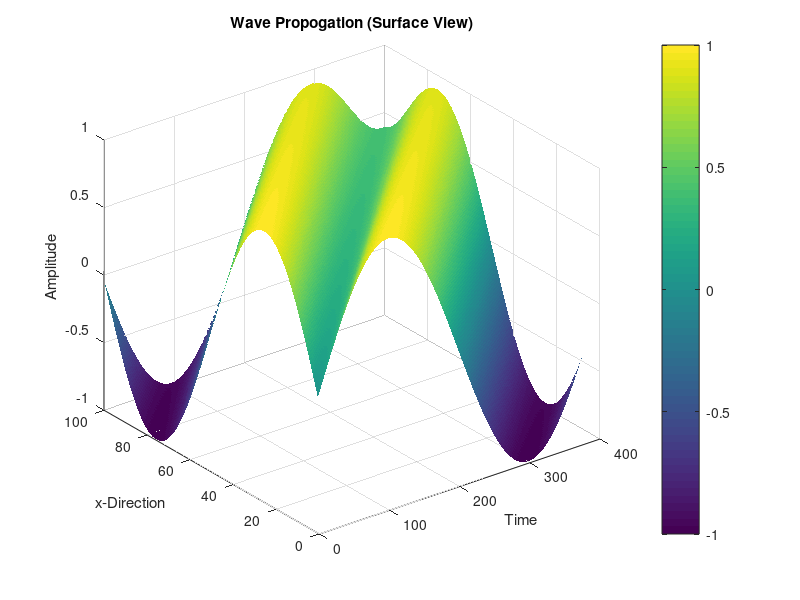

The MATLAB script that drew this image: (Note: this script raises an error after producing the figure.)
clear all; close all; clc; 
%% 
% Peter Oldreive
% B00894035
% MECH 4865 - CFD
% Project 3
% Created: Dec 1, 2025
% Updated: Dec 2, 2025
% 
% This program calculates the transient response of the oscillating 
% disturbances of a wave function. This program used a finite difference
% Forward Time Backward Space (FTBS) scheme to discretize the governing
% equation and solve with the given initial and boundary conditions 


%% Define Wave function boundary conditions 
function U_BC = U_BC_func(t, x, C) 
    % Check if time is zero, an x is within given boundary
    if(t == 0 && 0 <= x && x <= 1)
        U_BC = sin(2*pi*x); % Boundary at t = 0
    elseif(t >= 0 && x ==0) % Check that x is zero, and time is greater than zero
        U_BC = sin(2*pi*C*t); % Boundary at x = 0 
    end 
end 

function U = calc_U(Uin, Ui_1n, c, deltax, deltat)
    % Function to calculate U, from Uin and Ui-1n, usig FTBD
    % This equation was derived from the wave equation, using Taylor Series
    % expansions to approximate the partial derivative terms with first
    % order accuracy. 
    U = (1-(c*deltat)/deltax)*Uin + ((c*deltat)/deltax)*Ui_1n;
end 

%% Define Finite Volume Cell Size 
%Take user input 
% deltax = input("Grid x-dimension (m): "); % Discretized delta x
% deltat = input("Time step (s): "); % Time step (s)
deltax = 0.01;
deltat = 0.01; 


% Cmin = input('Wave Speed min, Cmin: '); % Minimim Wave speed
% Cmax = input('Wave Speed max, Cmax: '); % Maximum Wave speed
% Cstep = input('Wave Speed Step, Cstep: '); % Wave speed step
Cmin = 0.25; % Minimum Wave Speed  
Cmax = 1; % Maximum Wave Speed
Cstep = 0.25; % Wave speed step


% Intitialize maximum domain values 
xdim = 1; % Maximium x-dimension (m) 
tmax = 4; % Maximum simulation time (s)


% Define Number of discrete x-values
Nx = xdim/deltax; 

% Define number of time steps
Nt = tmax/deltat;

% Display domain information to user 
fprintf(['For deltax = ', num2str(deltax), ' m and deltat = ', num2str(deltat), ...
    ' m\nNx = ', num2str(Nx), ' and Nt = ', num2str(Nt), '\n'])


% Define solution matrix and vectors of independant variables 
U = zeros(Nx,Nt, Cmax/Cstep); % Matrix of Unknowns
t = zeros(Nt, 1); % Vector of timesteps
x = zeros(Nx, 1); % Vector of dscrete x-coordinatres 

% Define boundary conditions 
for C = Cmin:Cstep:Cmax
    for n = 1:Nt % For all time values
        t(n) = (n-1)*deltat; % Calculate time at point n
        U(1,n, C/Cstep) = U_BC_func(t(n), 0, C); % Calculate boundary condition for x = 0, tn
    end 
    for n = 1:Nx % for all discrete x-values 
        x(n) = (n-1)*deltax; % Calculate position at point i 
        U(n,1, C/Cstep) = U_BC_func(0, x(n), C); % Calculate boundary condition for t = 0, xi
    end 

% Fill U matrix 

    for n = 1:Nt -1  % For all time steps
    
        for j = 2:Nx % For all x-coordinates
      
            % Calculate U value using FTBS scheme
            U(j,n + 1, C/Cstep) = calc_U(U(j,n, C/Cstep), U(j-1,n,C/Cstep), C, deltax, deltat);
        end 
    end 
end 

%% Plotting
%% Surface Plot
for C = Cmin:Cstep:Cmax
    % Surface Plot
    figure('Name',['Surface Plot C ' num2str(C)],'NumberTitle','off')
    surf(U(:, :, C/Cstep),'EdgeColor','none')
    %set(gcf, 'Position', [350 250 800 400])
    xlabel('Time');
    ylabel('x-Direction');
    zlabel('Amplitude');
    title('Wave Propogation (Surface View)');
    a=colorbar;
    a.Label.String = 'Amplitude';
    yticks(0:0.1/deltax:xdim/deltax)
    yticklabels(x(1):0.1:xdim);
    xticks(t(1)/deltat:1/deltat:tmax/deltat)
    xticklabels(t(1):1:tmax);
    view(-45,45);
end 

%% Wave Ampltidue WTR time
figure('Name','Time Plots','NumberTitle','off');
xt = tiledlayout(2,2); % 2 rows, 2 columns
xt.TileSpacing = 'compact';
xt.Padding = 'compact';
title(xt, 'Oscillating Displacement WRT Time for Various C and x')
nexttile;
% C = 0.25
plot( t, U(1,:, 0.25/Cstep), 'o', 'MarkerSize', 4, 'color', 'g', ...
        'LineStyle','--');
hold on;
% C = 0.50
plot( t, U(1,:, 0.50/Cstep), '*', 'MarkerSize', 4, 'color', 'b', ...
        'LineStyle','--');
hold on;
% C = 0.75
plot( t, U(1, :, 0.75/Cstep), '.', 'MarkerSize', 4, 'color', 'c', ...
        'LineStyle','--');
hold on;
% c = 1
plot( t, U(1, :, 1/Cstep), '+', 'MarkerSize', 4, 'color', 'r', ...
        'LineStyle','--');
hold on;
title('x = 0 m');
grid on;
xlabel('Time (s)');
ylabel('Displacement (m)');
ylim([-1 1])

nexttile;
% C = 0.25
p1 = plot( t, U(0.25/deltax,:, 0.25/Cstep), 'o', 'MarkerSize', 4, 'color', 'g', ...
        'LineStyle','--');
hold on;
% C = 0.50
p2 = plot( t, U(0.25/deltax ,: , 0.50/Cstep), '*', 'MarkerSize', 4, 'color', 'b', ...
        'LineStyle','--');
hold on;
% C = 0.75
p3 = plot( t, U(0.25/deltax, : , 0.75/Cstep), '.', 'MarkerSize', 4, 'color', 'c', ...
        'LineStyle','--');
hold on;
% c = 1
p4 = plot( t, U(0.25/deltax, : , 1/Cstep), '+', 'MarkerSize', 4, 'color', 'r', ...
        'LineStyle','--');
hold on;
title('x = 0.25 m');
grid on;
xlabel('Time (s)');
ylabel('Displacement (m)');


nexttile;
% C = 0.25
plot( t, U(0.5/deltax, :, 0.25/Cstep), 'o', 'MarkerSize', 4, 'color', 'g', ...
        'LineStyle','--');
hold on;
% C = 0.50
plot( t, U(0.5/deltax, :, 0.50/Cstep), '*', 'MarkerSize', 4, 'color', 'b', ...
        'LineStyle','--');
hold on;
% C = 0.75
plot( t, U(0.5/deltax, :, 0.75/Cstep), '.', 'MarkerSize', 4, 'color', 'c', ...
        'LineStyle','--');
hold on;
% c = 1
plot( t, U(0.5/deltax, :, 1/Cstep), '+', 'MarkerSize', 4, 'color', 'r', ...
        'LineStyle','--');
hold on;
title('x = 0.5 m');
grid on;
xlabel('Time (s)');
ylabel('Displacement (m)');


nexttile;
% C = 0.25
plot( t, U(0.75/deltax, :, 0.25/Cstep), 'o', 'MarkerSize', 4, 'color', 'g', ...
        'LineStyle','--');
hold on;
% C = 0.50
plot( t, U(0.75/deltax, :, 0.50/Cstep), '*', 'MarkerSize', 4, 'color', 'b', ...
        'LineStyle','--');
hold on;
% C = 0.75
plot( t, U(0.75/deltax, :, 0.75/Cstep), '.', 'MarkerSize', 4, 'color', 'c', ...
        'LineStyle','--');
hold on;
% c = 1
plot( t, U(0.75/deltax, :, 1/Cstep), '+', 'MarkerSize', 4, 'color', 'r', ...
        'LineStyle','--');
hold off;
title('x = 0.75 m');
grid on;
xlabel('Time (s)');
ylabel('Displacement (m)');


% Add legend to plot
h = [p1 p2 p3 p4];
lg = legend(h, {'C = 0.25','C = 0.5','C = 0.75','C = 1'},'Orientation', 'Horizontal');
lg.Layout.Tile = 'south';


%% Wave Ampltidue WTR x-coordinate
figure('Name','x-Dimension Plots','NumberTitle','off');
xp = tiledlayout(2,2); % 2 rows, 2 columns
xp.TileSpacing = 'compact';
xp.Padding = 'compact';
title(xp, 'Oscillating Displacement WRT x-Coordinate for Various C and t')
nexttile;
% C = 0.25
plot(x, U(:,1, 0.25/Cstep), 'o', 'MarkerSize', 4, 'color', 'g', ...
        'LineStyle','--');
hold on;
% C = 0.50
plot( x, U(:,1, 0.50/Cstep), '*', 'MarkerSize', 4, 'color', 'b', ...
        'LineStyle','--');
hold on;
% C = 0.75
plot( x, U(:, 1, 0.75/Cstep), '.', 'MarkerSize', 4, 'color', 'c', ...
        'LineStyle','--');
hold on;
% c = 1
plot( x, U(:, 1, 1/Cstep), '+', 'MarkerSize', 4, 'color', 'r', ...
        'LineStyle','--');
hold on;
title('t = 0 s');
grid on;
xlabel('x-Coordinate (m)');
ylabel('Displacement (m)');
ylim([-1 1])

nexttile;
% C = 0.25
p1 = plot( x, U(:,1/deltat, 0.25/Cstep), 'o', 'MarkerSize', 4, 'color', 'g', ...
        'LineStyle','--');
hold on;
% C = 0.50
p2 = plot( x, U(:,1/deltat, 0.50/Cstep), '*', 'MarkerSize', 4, 'color', 'b', ...
        'LineStyle','--');
hold on;
% C = 0.75
p3 = plot( x, U(:, 1/deltat, 0.75/Cstep), '.', 'MarkerSize', 4, 'color', 'c', ...
        'LineStyle','--');
hold on;
% c = 1
p4 = plot( x, U(:, 1/deltat, 1/Cstep), '+', 'MarkerSize', 4, 'color', 'r', ...
        'LineStyle','--');
hold on;
title('t = 1 s');
grid on;
xlabel('x-Coordinate (m)');
ylabel('Displacement (m)');


nexttile;
% C = 0.25
plot( x, U(:,2/deltat, 0.25/Cstep), 'o', 'MarkerSize', 4, 'color', 'g', ...
        'LineStyle','--');
hold on;
% C = 0.50
plot( x, U(:,2/deltat, 0.50/Cstep), '*', 'MarkerSize', 4, 'color', 'b', ...
        'LineStyle','--');
hold on;
% C = 0.75
plot( x, U(:, 2/deltat, 0.75/Cstep), '.', 'MarkerSize', 4, 'color', 'c', ...
        'LineStyle','--');
hold on;
% c = 1
plot( x, U(:, 2/deltat, 1/Cstep), '+', 'MarkerSize', 4, 'color', 'r', ...
        'LineStyle','--');
hold on;
title('t = 2 s');
grid on;
xlabel('x-Coordinate (m)');
ylabel('Displacement (m)');


nexttile;
% C = 0.25
plot( x, U(:,3/deltat, 0.25/Cstep), 'o', 'MarkerSize', 4, 'color', 'g', ...
        'LineStyle','--');
hold on;
% C = 0.50
plot( x, U(:,3/deltat, 0.50/Cstep), '*', 'MarkerSize', 4, 'color', 'b', ...
        'LineStyle','--');
hold on;
% C = 0.75
plot( x, U(:, 3/deltat, 0.75/Cstep), '.', 'MarkerSize', 4, 'color', 'c', ...
        'LineStyle','--');
hold on;
% c = 1
plot( x, U(:, 3/deltat, 1/Cstep), '+', 'MarkerSize', 4, 'color', 'r', ...
        'LineStyle','--');
hold off;
title('t = 3 s');
grid on;
xlabel('x-Coordinate (m)');
ylabel('Displacement (m)');


% Add legend to plot
h = [p1 p2 p3 p4];
lg = legend(h, {'C = 0.25','C = 0.5','C = 0.75','C = 1'},'Orientation', 'Horizontal');
lg.Layout.Tile = 'south';
